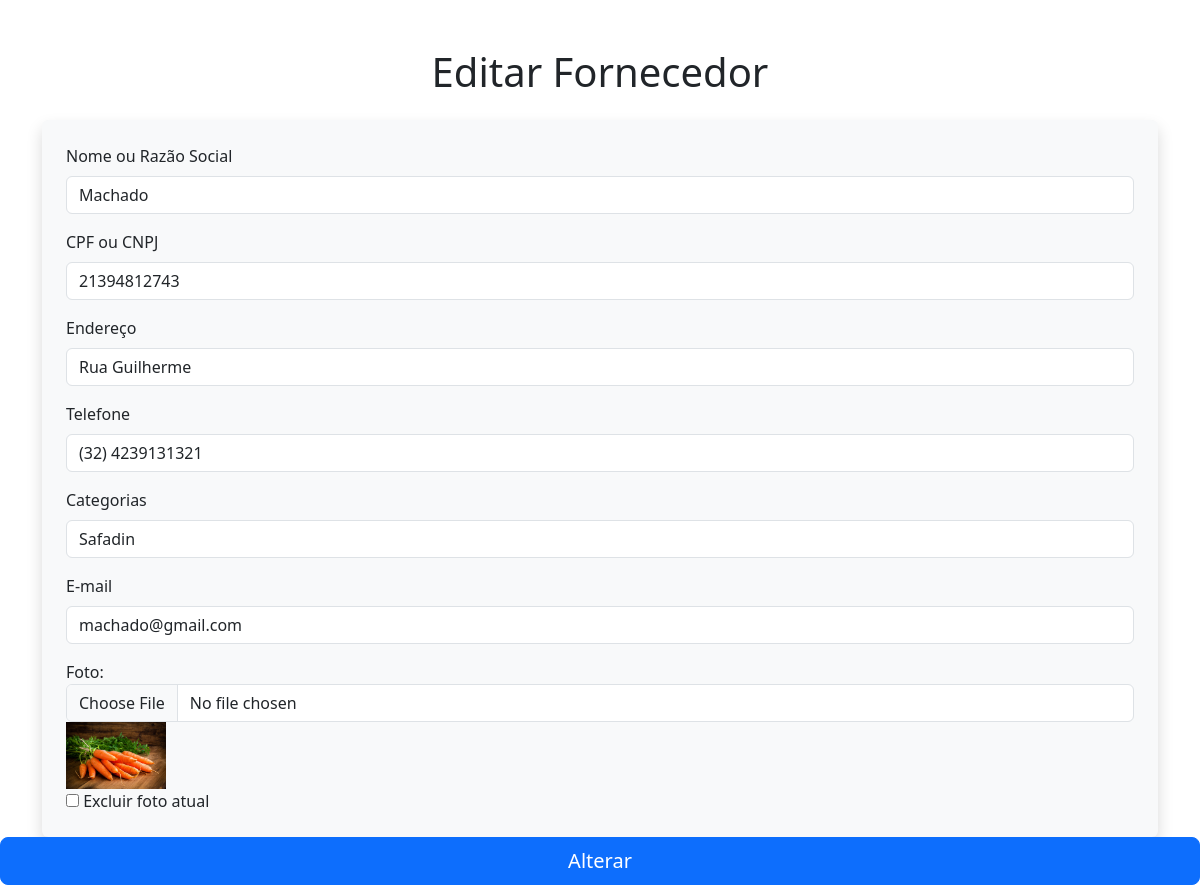
/editarFornecedor.php?id=1 (signed in), run on the app's committed database.
### tables this page shows
CREATE TABLE `fornecedor` (
  `id` int(11) NOT NULL,
  `nome` varchar(150) NOT NULL,
  `cpf_cnpj` varchar(150) NOT NULL,
  `endereco` varchar(150) NOT NULL,
  `telefone` varchar(150) NOT NULL,
  `categorias` varchar(150) NOT NULL,
  `email` varchar(150) NOT NULL,
  `foto` varchar(300) NOT NULL
);

### class/fornecedor.class.php (called while the page is built, shortened)
<?php
require 'conexao.class.php';
class Fornecedor{
    private $con;
    public function __construct() {
        $this->con = new Conexao();
    }
    public function  buscar($id){
        try{
            $sql = $this->con->conectar()->prepare("SELECT * FROM fornecedor WHERE id=:id");
            $sql->bindValue(':id', $id);
            $sql->execute();
            if($sql->rowCount() > 0){
                return $sql->fetch();
            }else{
                return array();
            }
        }catch(PDOException $ex){
            echo "ERRO: ".$ex->getMessage();
        }
    }
}

### class/conexao.class.php (called while the page is built)
<?php
class Conexao{
    private $usuario;
    private $senha;
    private $banco;
    private $servidor;
    private static $pdo;
    public function __construct(){
        $this->servidor = "localhost";
        $this->banco = "vtxp";
        $this->usuario = "root";
        $this->senha = "";
    }
    public function conectar(){
        try{
            if(is_null(self::$pdo)){
                self::$pdo = new PDO("mysql:host=".$this->servidor."; dbname=".$this->banco, $this->usuario, $this->senha);
            }
            return self::$pdo;
        }
        catch(PDOException $ex){
            echo $ex -> getMessage();
        }
    }
}

### editarFornecedor.php (the view, shortened to what this page needs)
<?php
    include 'class/fornecedor.class.php';
    $fornecedor = new Fornecedor();
    if (!empty($_GET['id'])) {
        $id = $_GET['id'];
        $info = $fornecedor->buscar($id);
    } else {
        header("Location: /vtxp");
        exit;
    }
?>
<!DOCTYPE html>
<html lang="pt-br">
<head>
    <link href="https://cdn.jsdelivr.net/npm/bootstrap@5.3.0-alpha3/dist/css/bootstrap.min.css" rel="stylesheet">
</head>
<body>
<div class="container mt-5">
    <h1 class="text-center mb-4">Editar Fornecedor</h1>
    <form method="POST" enctype="multipart/form-data" class="shadow p-4 rounded bg-light">
        <div class="mb-3">
            <label for="nome" class="form-label">Nome ou Razão Social </label>
            <input type="text" class="form-control" id="nome" name="nome" placeholder="Digite nome da semente"  value="<?= htmlspecialchars($info['nome']); ?>">
        </div>
        <div class="mb-3">
            <label for="cpf_cnpj" class="form-label">CPF ou CNPJ</label>
            <input type="text" class="form-control" id="cpf_cnpj" name="cpf_cnpj" placeholder="Digite o CPF ou CNPJ"  value="<?= htmlspecialchars($info['cpf_cnpj']); ?>">
        </div>
        <div class="mb-3">
            <label for="endereco" class="form-label">Endereço</label>
            <input type="text" class="form-control" id="endereco" name="endereco" placeholder="Digite o endereço"  value="<?= htmlspecialchars($info['endereco']); ?>">
        </div>
        <div class="mb-3">
            <label for="telefone" class="form-label">Telefone</label>
            <input type="text" class="form-control" id="telefone" name="telefone" placeholder="Digite telefone de contato"  value="<?= htmlspecialchars($info['telefone']); ?>">
        </div>
        <div class="mb-3">
            <label for="categorias" class="form-label">Categorias</label>
            <input type="text" class="form-control" id="categorias" name="categorias" placeholder="Tipos de sementes fornecidas."  value="<?= htmlspecialchars($info['categorias']); ?>">
        </div>
        <div class="mb-3">
            <label for="email" class="form-label">E-mail</label>
            <input type="email" class="form-control" id="email" name="email" placeholder="Digite o e-mail"  value="<?= htmlspecialchars($info['email']); ?>">
        </div>
        <div class="form-group">
                <label for="foto">Foto:</label>
                <input type="file" class="form-control" id="foto" name="foto">
                <img src="img/fornecedor/<?php echo $info['foto']; ?>" alt="Foto atual" width="100"><br>
                <input type="checkbox" name="excluir_foto" value="1"> Excluir foto atual
            </div>
        </div>
        <div class="d-grid">
            <input type="submit" name="btAlterar" value="Alterar" class="btn btn-primary btn-lg">
        </div>
</body>
</html>

### data on the page
fornecedor: nome "Machado", cpf_cnpj "21394812743", endereco "Rua Guilherme", telefone "(32) 4239131321", categorias "Safadin", email "machado@gmail.com", foto (picture)
